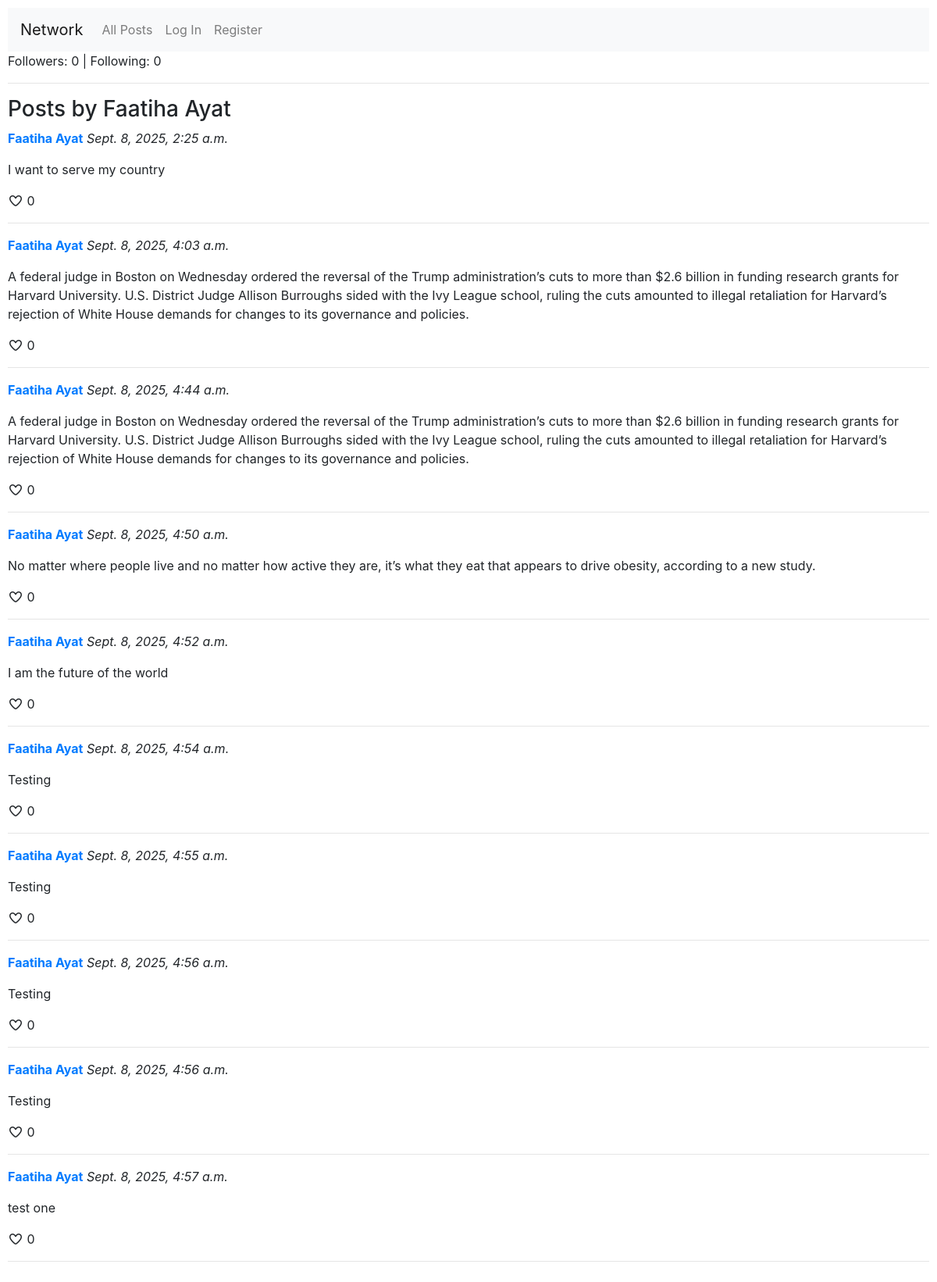
/profile/Faatiha Ayat, run on the app's committed database.
### network/models.py (models this page shows, shortened)
class User(AbstractUser):
    pass

class Post(models.Model):
    user = models.ForeignKey(User, on_delete=models.CASCADE, related_name="posts")
    content = models.TextField()
    timestamp = models.DateTimeField(auto_now_add=True)

### network/views.py (the view)
# urls.py: path("profile/<str:username>", views.profile_view, name="profile"),
def profile_view(request, username):
    user = User.objects.get(username=username)
    return render(request, "network/profile_view.html", {
        "profile_user": user
    })

### network/templates/network/profile_view.html
{% extends 'network/layout.html' %}
{% block body %}
    <p>Followers: 0 | Following: 0</p>
    <hr>
    <h3>Posts by {{ profile_user.username }}</h3>
    {% for post in profile_user.posts.all %}
        <div class="post">
            <p><strong><a href="{% url 'profile' post.user.username %}">{{ post.user.username }}</a></strong> <em>{{ post.timestamp }}</em></p>
            <p>{{ post.content }}</p>
            <i class="fa-regular fa-heart"></i> <span>0</span>
            <hr>
        </div>
    {% empty %}
        <p>No posts available.</p>
    {% endfor %}
{% endblock %}

### network/static/network/styles.css (style rules this page uses)
body { padding: 10px; box-sizing: border-box; }

### data on the page
User: username "Faatiha Ayat"
Post: user.username "Faatiha Ayat", timestamp "Sept. 8, 2025, 2:25 a.m.", content "I want to serve my country"
Post: user.username "Faatiha Ayat", timestamp "Sept. 8, 2025, 4:03 a.m.", content "A federal judge in Boston on Wednesday ordered the reversal of the Trump administration’s cuts to more than $2.6 billion in funding research grants for Harvard University. U.S. District Judge Allison Burroughs sided with the Ivy League school, ruling the cuts amounted to illegal retaliation for Harvard’s rejection of White House demands for changes to its governance and policies."
Post: user.username "Faatiha Ayat", timestamp "Sept. 8, 2025, 4:44 a.m.", content "A federal judge in Boston on Wednesday ordered the reversal of the Trump administration’s cuts to more than $2.6 billion in funding research grants for Harvard University. U.S. District Judge Allison Burroughs sided with the Ivy League school, ruling the cuts amounted to illegal retaliation for Harvard’s rejection of White House demands for changes to its governance and policies."
Post: user.username "Faatiha Ayat", timestamp "Sept. 8, 2025, 4:50 a.m.", content "No matter where people live and no matter how active they are, it’s what they eat that appears to drive obesity, according to a new study."
Post: user.username "Faatiha Ayat", timestamp "Sept. 8, 2025, 4:52 a.m.", content "I am the future of the world"
Post: user.username "Faatiha Ayat", timestamp "Sept. 8, 2025, 4:54 a.m.", content "Testing"
Post: user.username "Faatiha Ayat", timestamp "Sept. 8, 2025, 4:55 a.m.", content "Testing"
Post: user.username "Faatiha Ayat", timestamp "Sept. 8, 2025, 4:56 a.m.", content "Testing"
Post: user.username "Faatiha Ayat", timestamp "Sept. 8, 2025, 4:56 a.m.", content "Testing"
Post: user.username "Faatiha Ayat", timestamp "Sept. 8, 2025, 4:57 a.m.", content "test one"
